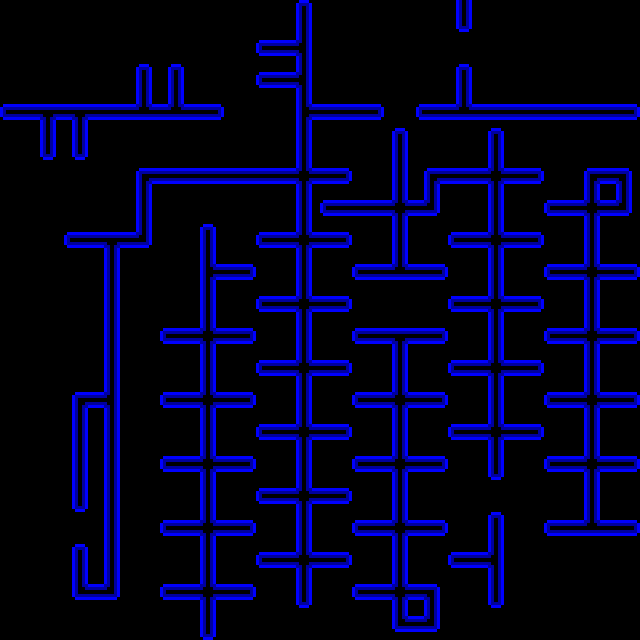

A level layout from a 2D game, rendered from its tile map. Below: a short description, then the map file with tile-grid data replaced by summaries:
An orthogonal 20x20 tile map with 32x32 px tiles, 1 tile layer (map).

<map version="1.0" orientation="orthogonal" width="20" height="20" tilewidth="32" tileheight="32">
 <tileset firstgid="1" name="alive" tilewidth="32" tileheight="32">
  <image source="alive-tileset.png" width="256" height="832" />
 </tileset>
 <layer name="map" width="20" height="20">
  <data>[400 cells, 400 non-empty, 16 distinct tile ids]</data>
 </layer>
</map>
